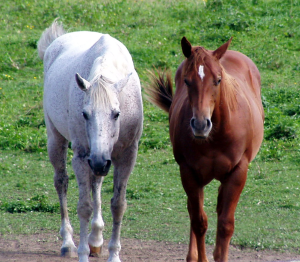
%> input picture data/2_horses_cropped.png, 300 x 262 px
$ octave experiment3.m   (GNU Octave 9; MATLAB toolbox functions it lacks are replaced by stand-ins)
%> lines starting %> are read from the running program, lines starting %| are printed output that depends on the picture; in (x1, y1, x2, y2) boxes, pixels count from 0 and x2, y2 are one past the last pixel; in counts of white or black regions, pixels touching at a corner belong together; the program's own positions count from 1
%Модель наблюдения GMM, реальные rgb или grayscale изображения. Параметры оцениваются по выделенным пользователем областям. Считается MAP оценка.

image = imread('data/2_horses_cropped.png');
%> image is the input picture: size 262x300x3 uint8; mean R, G, B 113.6, 125.6, 96.3
gt_image = imread('data/2_horses_cropped_gt.png');
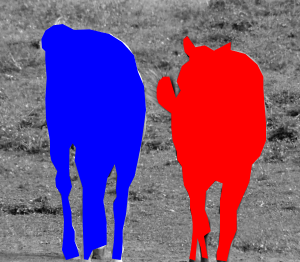
%> input picture data/2_horses_cropped_gt.png, 300 x 262 px
%> gt_image is the input picture: size 262x300x3 uint8; mean R, G, B 121.1, 75.4, 129.1
gt = zeros([size(gt_image,1), size(gt_image,2)]);
gt(gt_image(:, :, 1)==255)=1;
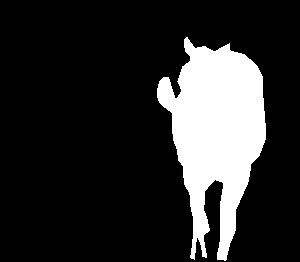
%> gt: size 262x300 double; values 0 (black) and 1 (white), 17.4% white; 1 white region, box (x1, y1, x2, y2) and area: (157, 37, 266, 261) 13668
gt(gt_image(:, :, 3)==255)=2;
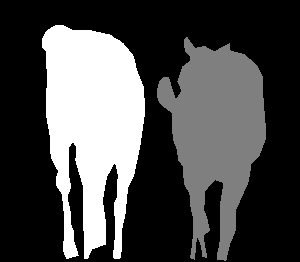
%> gt: size 262x300 double; min 0, max 2, mean 0.583; drawn with min black and max white
gt(gt==0)=3;
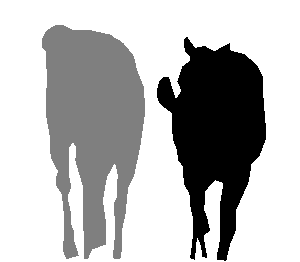
%> gt: size 262x300 double; min 1, max 3, mean 2.45; drawn with min black and max white
imshow(image, []);
uiwait(msgbox('Draw on brown horse'));
%> (the run ends here)
